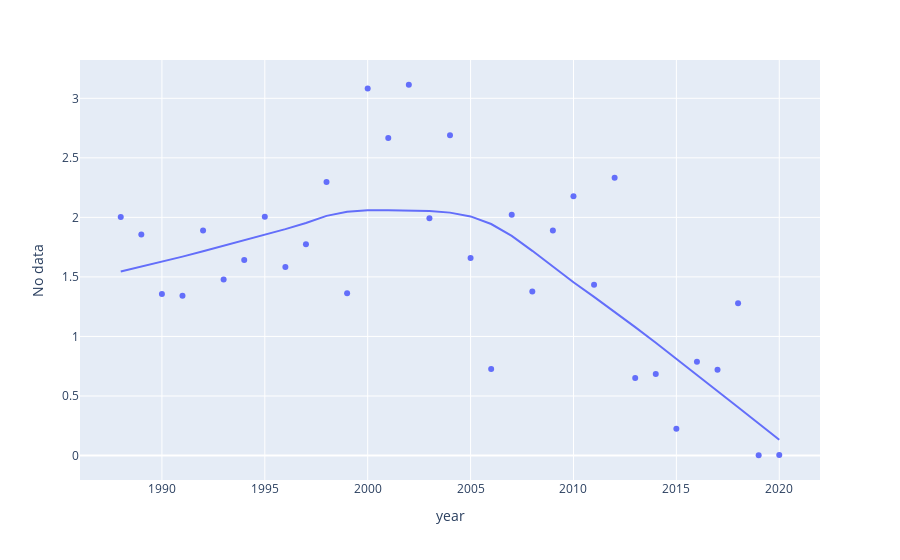
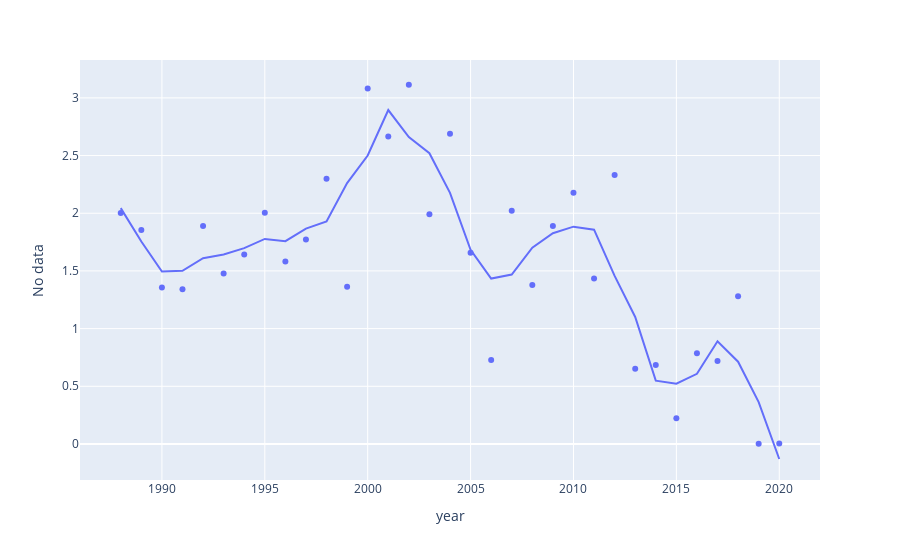
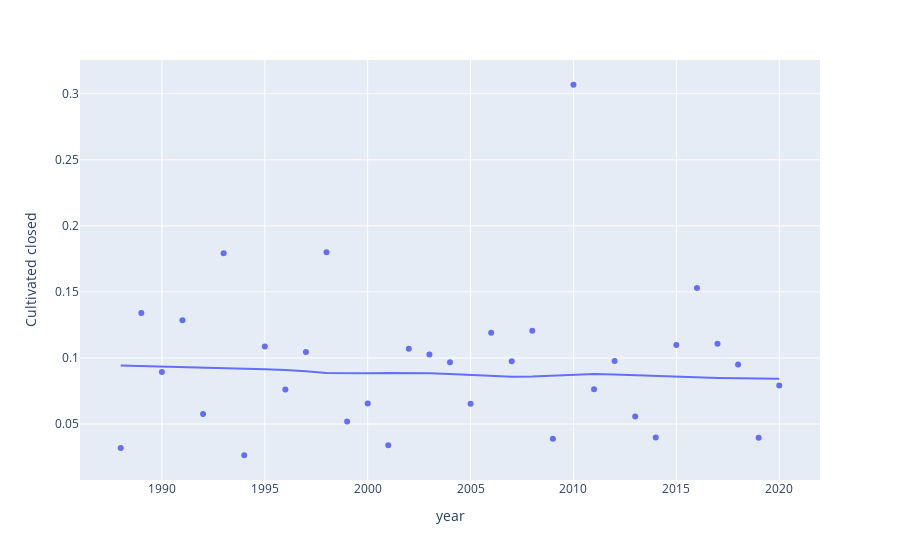
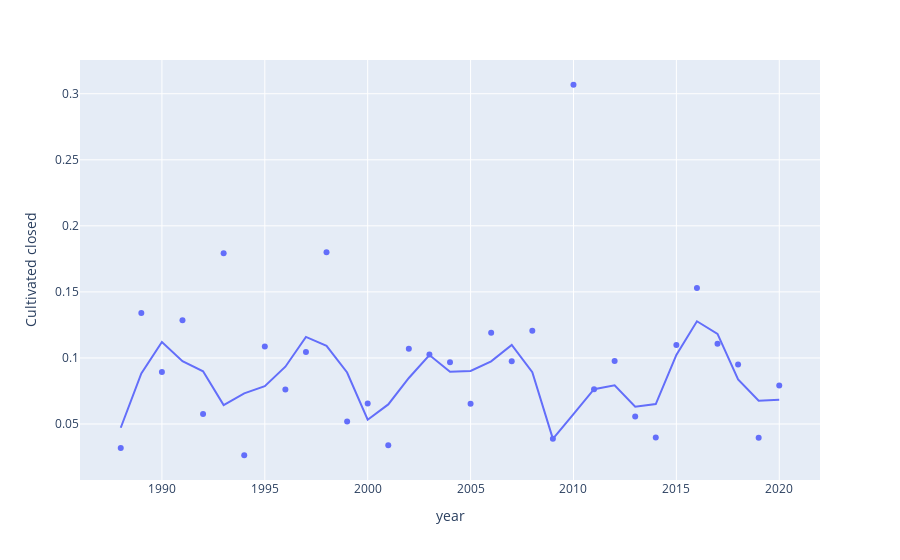

These figures' notebook cell, in order:
### Code cell
categories=hierarchical_categories.keys()
for category in categories:
    print(category)
    fit_linear_model(df_hierarchical,category)
    print()

### Figure 1 — Plotly figure (JSON) as saved in the notebook; plotly's stock layout.template omitted (floating-point values rounded to 4 significant figures)
{"data": [{"hovertemplate": "year=%{x}<br>No data=%{y}<extra></extra>", "legendgroup": "", "marker": {"color": "#636efa", "symbol": "circle"}, "mode": "markers", "name": "", "orientation": "v", "showlegend": false, "type": "scatter", "x": [1988, 1989, 1990, 1991, 1992, 1993, 1994, 1995, 1996, 1997, 1998, 1999, 2000, 2001, 2002, 2003, 2004, 2005, 2006, 2007, 2008, 2009, 2010, 2011, 2012, 2013, 2014, 2015, 2016, 2017, 2018, 2019, 2020], "xaxis": "x", "y": [2.003, 1.856, 1.356, 1.341, 1.89, 1.478, 1.642, 2.005, 1.583, 1.773, 2.298, 1.363, 3.082, 2.666, 3.114, 1.992, 2.69, 1.658, 0.7274, 2.021, 1.378, 1.889, 2.178, 1.435, 2.333, 0.6517, 0.6837, 0.2239, 0.787, 0.7199, 1.279, 0.002172, 0.00502], "yaxis": "y"}, {"hovertemplate": "<b>LOWESS trendline</b><br><br>year=%{x}<br>No data=%{y} <b>(trend)</b><extra></extra>", "legendgroup": "", "marker": {"color": "#636efa", "symbol": "circle"}, "mode": "lines", "name": "", "showlegend": false, "type": "scatter", "x": [1988, 1989, 1990, 1991, 1992, 1993, 1994, 1995, 1996, 1997, 1998, 1999, 2000, 2001, 2002, 2003, 2004, 2005, 2006, 2007, 2008, 2009, 2010, 2011, 2012, 2013, 2014, 2015, 2016, 2017, 2018, 2019, 2020], "xaxis": "x", "y": [1.546, 1.585, 1.627, 1.67, 1.715, 1.76, 1.806, 1.853, 1.901, 1.952, 2.013, 2.046, 2.059, 2.06, 2.059, 2.053, 2.04, 2.008, 1.944, 1.845, 1.719, 1.583, 1.455, 1.332, 1.206, 1.078, 0.9468, 0.8131, 0.6777, 0.5415, 0.4051, 0.2686, 0.1318], "yaxis": "y"}], "layout": {"legend": {"tracegroupgap": 0}, "margin": {"t": 60}, "xaxis": {"anchor": "y", "domain": [0, 1], "title": {"text": "year"}}, "yaxis": {"anchor": "x", "domain": [0, 1], "title": {"text": "No data"}}}}

### Figure 2 — Plotly figure (JSON) as saved in the notebook; plotly's stock layout.template omitted (floating-point values rounded to 4 significant figures)
{"data": [{"hovertemplate": "year=%{x}<br>No data=%{y}<extra></extra>", "legendgroup": "", "marker": {"color": "#636efa", "symbol": "circle"}, "mode": "markers", "name": "", "orientation": "v", "showlegend": false, "type": "scatter", "x": [1988, 1989, 1990, 1991, 1992, 1993, 1994, 1995, 1996, 1997, 1998, 1999, 2000, 2001, 2002, 2003, 2004, 2005, 2006, 2007, 2008, 2009, 2010, 2011, 2012, 2013, 2014, 2015, 2016, 2017, 2018, 2019, 2020], "xaxis": "x", "y": [2.003, 1.856, 1.356, 1.341, 1.89, 1.478, 1.642, 2.005, 1.583, 1.773, 2.298, 1.363, 3.082, 2.666, 3.114, 1.992, 2.69, 1.658, 0.7274, 2.021, 1.378, 1.889, 2.178, 1.435, 2.333, 0.6517, 0.6837, 0.2239, 0.787, 0.7199, 1.279, 0.002172, 0.00502], "yaxis": "y"}, {"hovertemplate": "<b>LOWESS trendline</b><br><br>year=%{x}<br>No data=%{y} <b>(trend)</b><extra></extra>", "legendgroup": "", "marker": {"color": "#636efa", "symbol": "circle"}, "mode": "lines", "name": "", "showlegend": false, "type": "scatter", "x": [1988, 1989, 1990, 1991, 1992, 1993, 1994, 1995, 1996, 1997, 1998, 1999, 2000, 2001, 2002, 2003, 2004, 2005, 2006, 2007, 2008, 2009, 2010, 2011, 2012, 2013, 2014, 2015, 2016, 2017, 2018, 2019, 2020], "xaxis": "x", "y": [2.044, 1.755, 1.495, 1.501, 1.61, 1.642, 1.698, 1.777, 1.758, 1.867, 1.929, 2.262, 2.5, 2.895, 2.659, 2.521, 2.177, 1.683, 1.434, 1.469, 1.701, 1.827, 1.884, 1.857, 1.457, 1.101, 0.5488, 0.5226, 0.6081, 0.8903, 0.7133, 0.3627, -0.1302], "yaxis": "y"}], "layout": {"legend": {"tracegroupgap": 0}, "margin": {"t": 60}, "xaxis": {"anchor": "y", "domain": [0, 1], "title": {"text": "year"}}, "yaxis": {"anchor": "x", "domain": [0, 1], "title": {"text": "No data"}}}}

### Figure 3 — Plotly figure (JSON) as saved in the notebook; plotly's stock layout.template omitted (floating-point values rounded to 4 significant figures)
{"data": [{"hovertemplate": "year=%{x}<br>Cultivated closed=%{y}<extra></extra>", "legendgroup": "", "marker": {"color": "#636efa", "symbol": "circle"}, "mode": "markers", "name": "", "orientation": "v", "showlegend": false, "type": "scatter", "x": [1988, 1989, 1990, 1991, 1992, 1993, 1994, 1995, 1996, 1997, 1998, 1999, 2000, 2001, 2002, 2003, 2004, 2005, 2006, 2007, 2008, 2009, 2010, 2011, 2012, 2013, 2014, 2015, 2016, 2017, 2018, 2019, 2020], "xaxis": "x", "y": [0.03182, 0.1341, 0.0893, 0.1285, 0.05756, 0.1793, 0.02635, 0.1087, 0.07604, 0.1046, 0.1801, 0.05181, 0.06551, 0.03396, 0.1069, 0.1027, 0.09666, 0.06533, 0.1191, 0.09741, 0.1205, 0.03877, 0.3068, 0.07634, 0.09769, 0.05571, 0.03984, 0.1098, 0.1529, 0.1107, 0.095, 0.03959, 0.07918], "yaxis": "y"}, {"hovertemplate": "<b>LOWESS trendline</b><br><br>year=%{x}<br>Cultivated closed=%{y} <b>(trend)</b><extra></extra>", "legendgroup": "", "marker": {"color": "#636efa", "symbol": "circle"}, "mode": "lines", "name": "", "showlegend": false, "type": "scatter", "x": [1988, 1989, 1990, 1991, 1992, 1993, 1994, 1995, 1996, 1997, 1998, 1999, 2000, 2001, 2002, 2003, 2004, 2005, 2006, 2007, 2008, 2009, 2010, 2011, 2012, 2013, 2014, 2015, 2016, 2017, 2018, 2019, 2020], "xaxis": "x", "y": [0.09436, 0.09399, 0.09357, 0.09313, 0.09269, 0.09226, 0.09183, 0.09137, 0.09081, 0.08999, 0.08856, 0.08825, 0.08844, 0.08867, 0.08862, 0.08834, 0.08781, 0.08716, 0.08633, 0.08583, 0.08604, 0.08666, 0.08725, 0.0879, 0.08756, 0.08694, 0.08626, 0.08565, 0.08516, 0.08483, 0.08459, 0.0844, 0.0842], "yaxis": "y"}], "layout": {"legend": {"tracegroupgap": 0}, "margin": {"t": 60}, "xaxis": {"anchor": "y", "domain": [0, 1], "title": {"text": "year"}}, "yaxis": {"anchor": "x", "domain": [0, 1], "title": {"text": "Cultivated closed"}}}}

### Figure 4 — Plotly figure (JSON) as saved in the notebook; plotly's stock layout.template omitted (floating-point values rounded to 4 significant figures)
{"data": [{"hovertemplate": "year=%{x}<br>Cultivated closed=%{y}<extra></extra>", "legendgroup": "", "marker": {"color": "#636efa", "symbol": "circle"}, "mode": "markers", "name": "", "orientation": "v", "showlegend": false, "type": "scatter", "x": [1988, 1989, 1990, 1991, 1992, 1993, 1994, 1995, 1996, 1997, 1998, 1999, 2000, 2001, 2002, 2003, 2004, 2005, 2006, 2007, 2008, 2009, 2010, 2011, 2012, 2013, 2014, 2015, 2016, 2017, 2018, 2019, 2020], "xaxis": "x", "y": [0.03182, 0.1341, 0.0893, 0.1285, 0.05756, 0.1793, 0.02635, 0.1087, 0.07604, 0.1046, 0.1801, 0.05181, 0.06551, 0.03396, 0.1069, 0.1027, 0.09666, 0.06533, 0.1191, 0.09741, 0.1205, 0.03877, 0.3068, 0.07634, 0.09769, 0.05571, 0.03984, 0.1098, 0.1529, 0.1107, 0.095, 0.03959, 0.07918], "yaxis": "y"}, {"hovertemplate": "<b>LOWESS trendline</b><br><br>year=%{x}<br>Cultivated closed=%{y} <b>(trend)</b><extra></extra>", "legendgroup": "", "marker": {"color": "#636efa", "symbol": "circle"}, "mode": "lines", "name": "", "showlegend": false, "type": "scatter", "x": [1988, 1989, 1990, 1991, 1992, 1993, 1994, 1995, 1996, 1997, 1998, 1999, 2000, 2001, 2002, 2003, 2004, 2005, 2006, 2007, 2008, 2009, 2010, 2011, 2012, 2013, 2014, 2015, 2016, 2017, 2018, 2019, 2020], "xaxis": "x", "y": [0.04717, 0.08829, 0.1121, 0.09756, 0.08987, 0.06433, 0.0732, 0.07858, 0.09338, 0.1159, 0.1091, 0.08898, 0.05326, 0.06483, 0.08482, 0.1022, 0.08951, 0.0901, 0.09739, 0.1099, 0.08922, 0.03877, 0.05755, 0.07634, 0.07928, 0.06302, 0.06511, 0.1023, 0.1278, 0.1182, 0.08381, 0.06769, 0.06828], "yaxis": "y"}], "layout": {"legend": {"tracegroupgap": 0}, "margin": {"t": 60}, "xaxis": {"anchor": "y", "domain": [0, 1], "title": {"text": "year"}}, "yaxis": {"anchor": "x", "domain": [0, 1], "title": {"text": "Cultivated closed"}}}}
